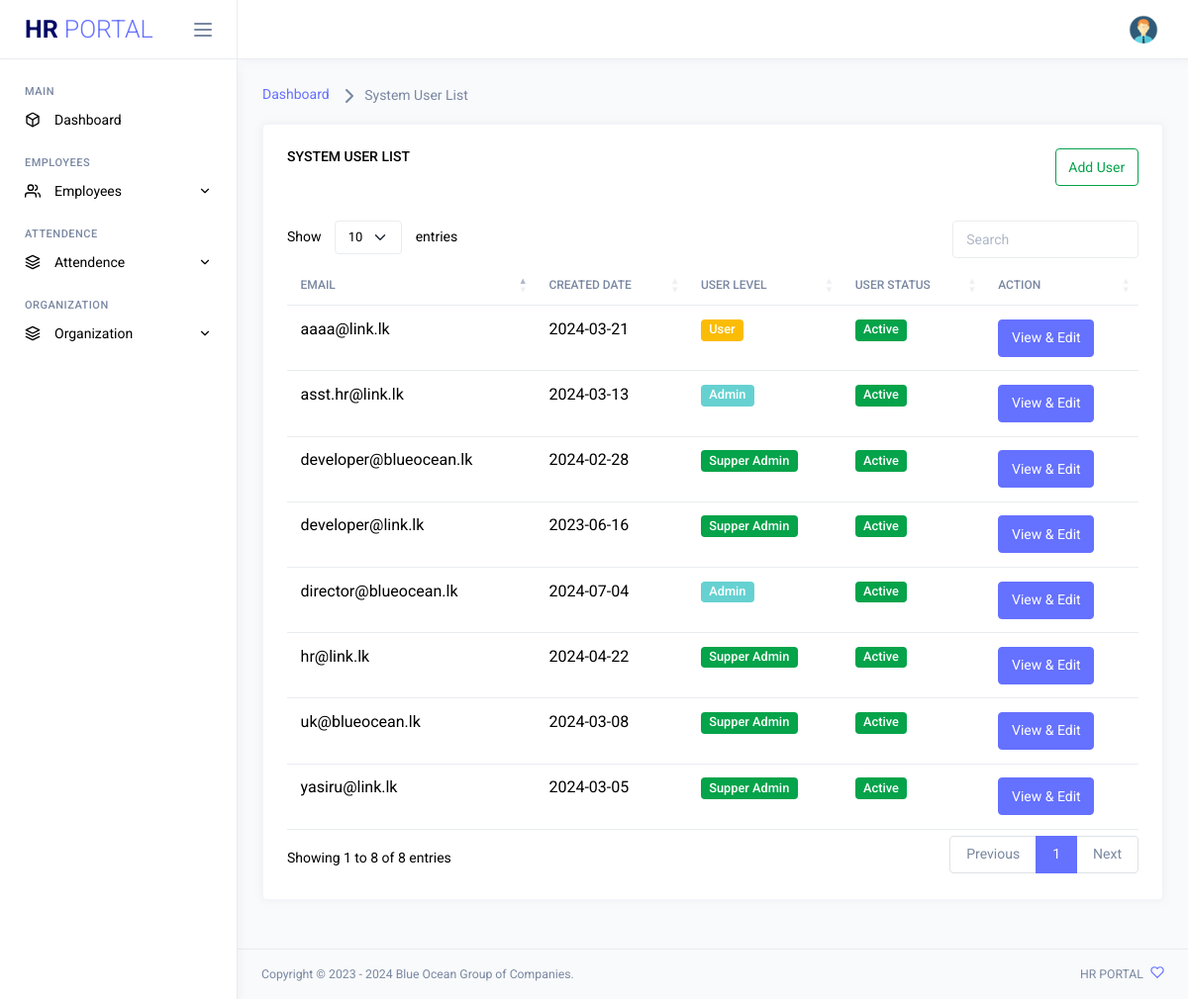
/System-User-List.php (signed in), run on the app's committed database.
### tables this page shows
CREATE TABLE `user` (
  `U_id` int(11) NOT NULL,
  `EU_email` varchar(256) NOT NULL,
  `E_password` text NOT NULL,
  `U_level` varchar(50) NOT NULL,
  `E_id` int(11) NOT NULL,
  `Created_by` varchar(50) NOT NULL,
  `Created_Date` varchar(50) NOT NULL,
  `U_Status` varchar(10) NOT NULL
);

### System-User-List.php (the view, shortened to what this page needs)
<?php include 'include/dbConnection.php';?>
<html lang="en">
<head>
	<link rel="stylesheet" href="assets/vendors/core/core.css">
  <link rel="stylesheet" href="assets/vendors/datatables.net-bs5/dataTables.bootstrap5.css">
  <link rel="stylesheet" href="https://cdn.datatables.net/rowreorder/1.3.3/css/rowReorder.dataTables.min.css">
  <link rel="stylesheet" href="https://cdn.datatables.net/responsive/2.4.1/css/responsive.dataTables.min.css">
	<link rel="stylesheet" href="assets/fonts/feather-font/css/iconfont.css">
	<link rel="stylesheet" href="assets/vendors/flag-icon-css/css/flag-icon.min.css">
	<link rel="stylesheet" href="assets/css/demo1/style.min.css">
</head>
<body>
	<div class="main-wrapper">
		<?php include_once 'include/side-navi.php' ?>
		<div class="page-wrapper">
      <?php include_once 'include/top_navi.php' ?>
			<div class="page-content">
				<nav class="page-breadcrumb">
					<ol class="breadcrumb">
						<li class="breadcrumb-item"><a href="dashboard.php">Dashboard</a></li>
            <li class="breadcrumb-item active" aria-current="page"><i data-feather="chevron-right"></i> System User List</a></li>
					</ol>
				</nav>
				<div class="row">
					<div class="col-md-12 grid-margin stretch-card">
            <div class="card">
              <div class="card-body">
                <div class="row">
                  <div class="col-md-6">
                    <h6 class="card-title">System User List</h6>
                  </div>
                  <div class="col-md-6" align="right">
                    <h6 class="card-title"><button type="button" class="btn btn-outline-success" data-bs-toggle="modal" data-bs-target="#exampleModal">Add User</button></h6>
                  </div>
                </div>
                <br/>
                <div class="table-responsive">
                  <table id="dataTableExample" class="table">
                    <thead>
                      <tr>
                        <th>Email</th>
                        <th>Created Date</th>
                        <th>User Level</th>
												<th>User Status</th>
                    		<th>Action</th>
                      </tr>
                    </thead>
                    <tbody>
											<?php
		                    $sql = 'SELECT * FROM  user';
		                    $result = mysqli_query($conn,$sql);
		                    $i = 1;
		                    while($row = mysqli_fetch_array($result))
		                      {
	                     ?>
                      <tr>
                        <td><?php echo $row['EU_email']; ?></td>
                        <td><?php echo $row['Created_Date'] ?></td>
                        <td>
													<?php
														if ($row['U_level'] == '0') {
															echo' <span class="badge bg-success">Supper Admin</span>';
														}elseif ($row['U_level'] == '1') {
															echo' <span class="badge bg-info">Admin</span>';
														}elseif ($row['U_level'] == '2') {
															echo' <span class="badge bg-primary">Manager</span>';
														}else {
															echo' <span class="badge bg-warning">User</span>';
														}
													?>
												</td>
												<td>
													<?php
													if ($row['U_Status'] == '0') {
														echo' <span class="badge bg-success">Active</span>';
													}else {
														echo' <span class="badge bg-danger">Deactivate</span>';
													}
													?>
												 </td>
                        <td><a href="View-System-user.php?view_user=<?php echo $row['U_id']; ?>"><button type="button" class="btn btn-primary">View & Edit</button></a></td>
                      </tr>
											<?php $i++; } ?>
                    </tbody>
                  </table>
                </div>
              </div>
            </div>
					</div>
				</div>
			</div>
      <?php include_once 'include/footer.php' ?>
		</div>
	</div>
</body>
</html>

### data on the page
user: EU_email "developer@link.lk", Created_Date "2023-06-16", U_level "Supper Admin", U_Status "Active"
user: EU_email "developer@blueocean.lk", Created_Date "2024-02-28", U_level "Supper Admin", U_Status "Active"
user: EU_email "yasiru@link.lk", Created_Date "2024-03-05", U_level "Supper Admin", U_Status "Active"
user: EU_email "uk@blueocean.lk", Created_Date "2024-03-08", U_level "Supper Admin", U_Status "Active"
user: EU_email "asst.hr@link.lk", Created_Date "2024-03-13", U_level "Admin", U_Status "Active"
user: EU_email "aaaa@link.lk", Created_Date "2024-03-21", U_level "User", U_Status "Active"
user: EU_email "hr@link.lk", Created_Date "2024-04-22", U_level "Supper Admin", U_Status "Active"
user: EU_email "director@blueocean.lk", Created_Date "2024-07-04", U_level "Admin", U_Status "Active"
